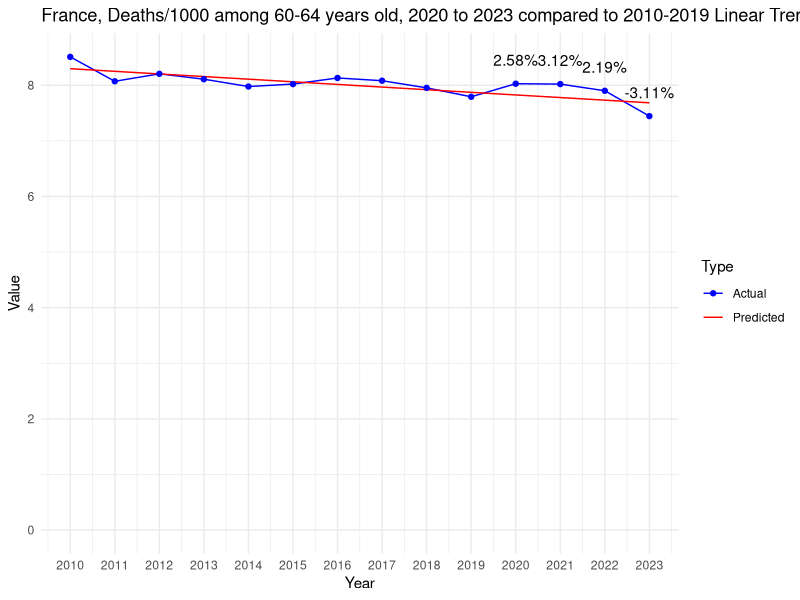

This figure's R source:
# Load necessary libraries
library(dplyr)
library(readr)
library(ggplot2)

# Defines the data as a named vector
data <- c(
`2010` = 8.50977493732157, `2011` = 8.07072266862085, `2012` = 8.2047230317376, `2013` = 8.10850315800811, `2014` = 7.97688164849552,
`2015` = 8.02046387976968, `2016` = 8.13069674108813, `2017` = 8.08120609339075, `2018` = 7.95283512537184, `2019` = 7.79216530955281,
`2020` = 8.02703147766797, `2021` = 8.02045705631897, `2022` = 7.90023540282809, `2023` = 7.44430715575516
)

# Extracts data for the decade and recent years
decade <- data[as.character(2010:2019)]
recent_years <- data[as.character(2020:2023)]

# Fits a linear model to the decade data
years <- as.numeric(names(decade))
lm_model <- lm(decade ~ years)

# Predicts values for 2020 to 2023 based on the linear model
predicted_values <- predict(lm_model, newdata = data.frame(years = as.numeric(names(recent_years))))

# Calculates deviations from the linear trend
deviations <- recent_years - predicted_values

# Calculates the mean and standard deviation of the decade
decade_mean <- mean(decade)
decade_stddev <- sd(decade)

# Initializes vectors to store the calculated values
z_scores <- numeric(length(recent_years))
percent_deviations <- numeric(length(recent_years))

# Calculates and store the Z-scores, deviations, and percentage of deviations for recent years
for (i in 1:length(recent_years)) {
  year <- names(recent_years)[i]
  z_scores[i] <- (recent_years[year] - decade_mean) / decade_stddev
  deviation <- deviations[year]
  percent_deviations[i] <- (deviation / predicted_values[i]) * 100
  cat(sprintf("Year: %s, Z-score: %f, Deviation from linear trend: %f, Percentage of deviation: %f%%\n",
              year, z_scores[i], deviation, percent_deviations[i]))
}

# Prepare an extended range for predictions, including 2020 to 2023
extended_years <- as.numeric(c(names(decade), names(recent_years)))

# Predict values for the extended range based on the linear model
extended_predicted_values <- predict(lm_model, newdata = data.frame(years = extended_years))

# Create a data frame for plotting actual values
actual_plot_data <- data.frame(
  Year = as.numeric(names(data)),
  Value = data,
  Type = "Actual"
)

# Create a data frame for plotting predicted values
predicted_plot_data <- data.frame(
  Year = extended_years,
  Value = extended_predicted_values,
  Type = "Predicted"
)

# Combine actual and predicted data
plot_data <- rbind(actual_plot_data, predicted_plot_data)

# Create the line chart
p <- ggplot(plot_data, aes(x = Year, y = Value, color = Type)) +
  geom_line(aes(group = Type)) +
  geom_point(data = actual_plot_data, aes(x = Year, y = Value)) +
  theme_minimal() +
  labs(title = "France, Deaths/1000 among 60-64 years old, 2020 to 2023 compared to 2010-2019 Linear Trend", x = "Year", y = "Value") +
  scale_color_manual(values = c("Actual" = "blue", "Predicted" = "red")) +
  scale_y_continuous(labels = scales::comma, limits = c(0, max(plot_data$Value))) +
  scale_x_continuous(breaks = extended_years) # Set breaks to every year

# Add percentage of deviation annotations for 2020 to 2023
for (i in 1:length(recent_years)) {
  year <- as.numeric(names(recent_years)[i])
  deviation_value <- percent_deviations[i]
  p <- p + annotate("text", x = year, y = data[as.character(year)], label = paste0(round(deviation_value, 2), "%"), vjust = -1.5)
}

# Print the plot
print(p)